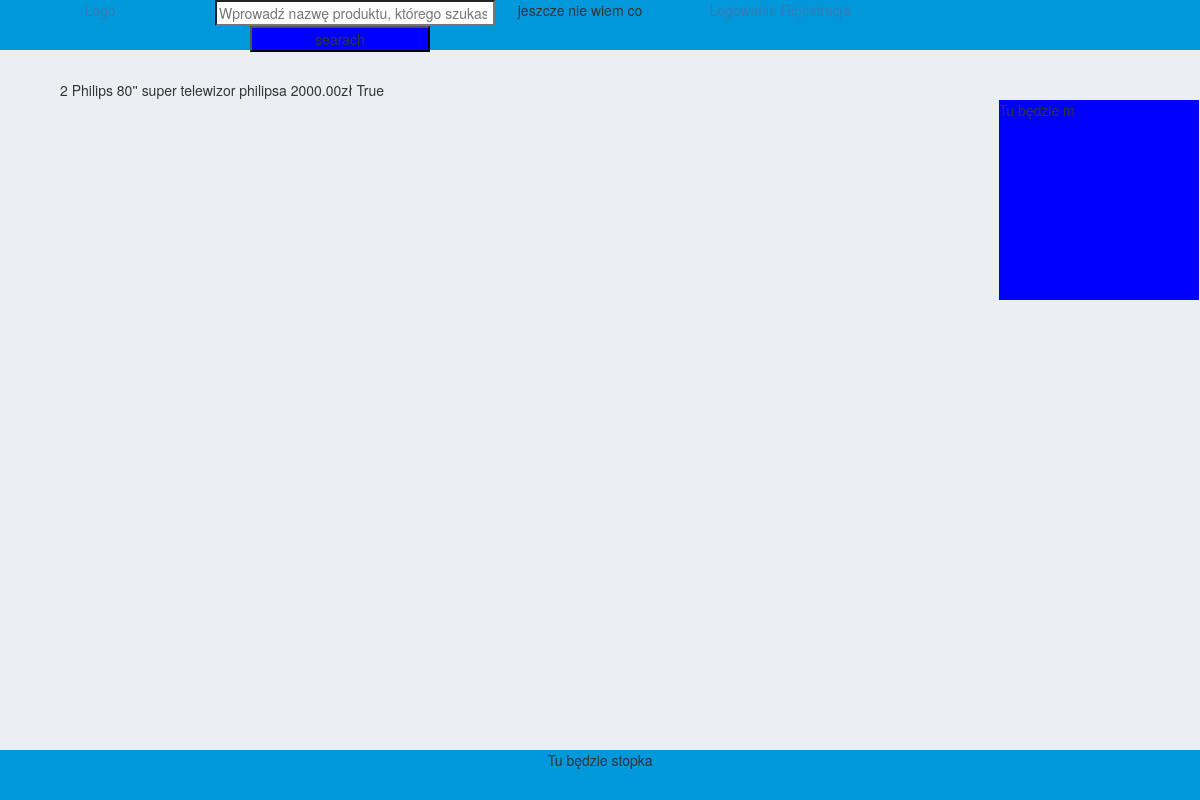
The app's page /products/2 with its own data.
### products/models.py (models this page shows, shortened)
class Product(models.Model):
    name = models.CharField(max_length=200, verbose_name='Nazwa produktu')
    description = models.CharField(max_length=4000, verbose_name='Opis', blank=True, null=True)
    product_category = models.ForeignKey(Category, on_delete=models.SET_NULL, null=True, blank=True, verbose_name='Kategoria produktu')
    price = models.DecimalField(decimal_places=2, max_digits=10, verbose_name='Cena')
    stock = models.PositiveIntegerField(default=0, verbose_name='Dostępna ilość')
    created = models.DateTimeField(auto_now_add=True)
    update = models.DateTimeField(auto_now=True)
    available = models.BooleanField(default=False)
    seller = models.ForeignKey(Seller, on_delete=models.CASCADE, null=False, blank=False, verbose_name='Sprzedawca')
    class Meta:
        verbose_name = 'Produkt'
        verbose_name_plural = 'Produkty'

### products/views.py (the view)
# urls.py: path('<int:product_id>', views.product_detail, name='product_detail'),
def product_detail(request, product_id):
    namep = get_object_or_404(Product, id = product_id)
    images   = ProductImages.objects.filter(product=product_id)
    return render(request, 'products/productdetails.html', {'price': namep.price,'stock': namep.stock, 'available':namep.available ,'id': product_id, 'productname': namep.name,'description': namep.description, 'images': images})

### products/templates/products/productdetails.html (shortened to what this page needs)
{% extends "base.html" %}
{% block productdetails %}
    {% if productname %}
        {{ id }}
        {{ productname }}
        {{ description }}
        {{ price }}zł
        {{ available }}<br>
    {% endif %}
 {% endblock %}

### static/assets/css/style.css (style rules this page uses)
body { background-color: #ECEFF1; width: 100%; position: relative; }

### records on screen
Product: name "Philips 80''", description "super telewizor philipsa", price "2000.00"

### other values on screen
{{ id }} "2"
{{ available }} "True"
